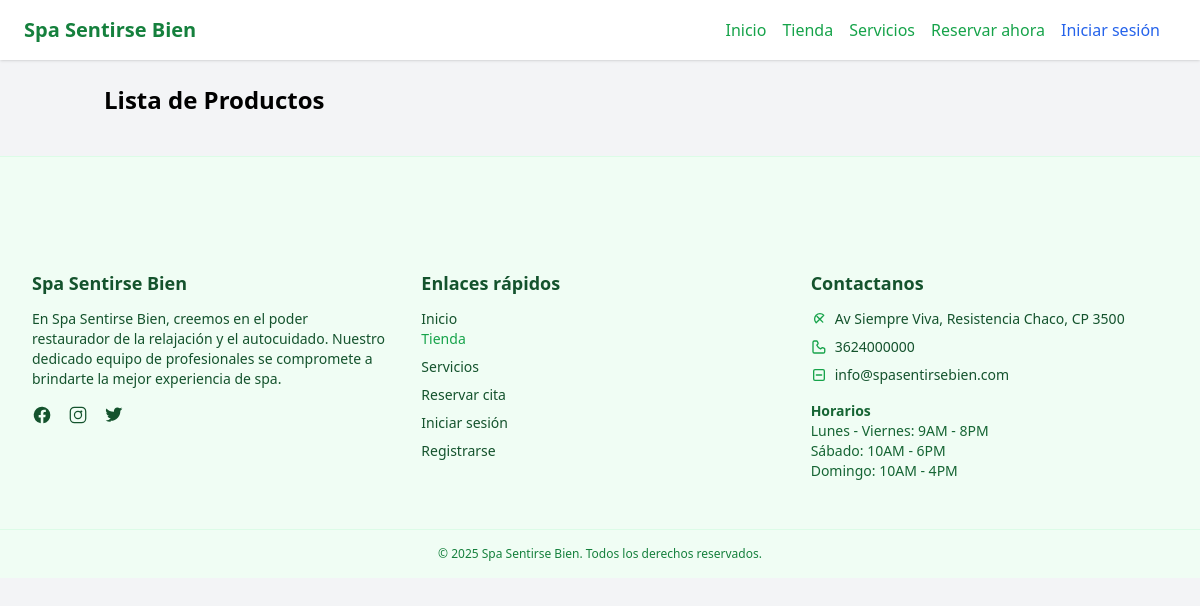
/store/, run on an earlier commit of the app's database.
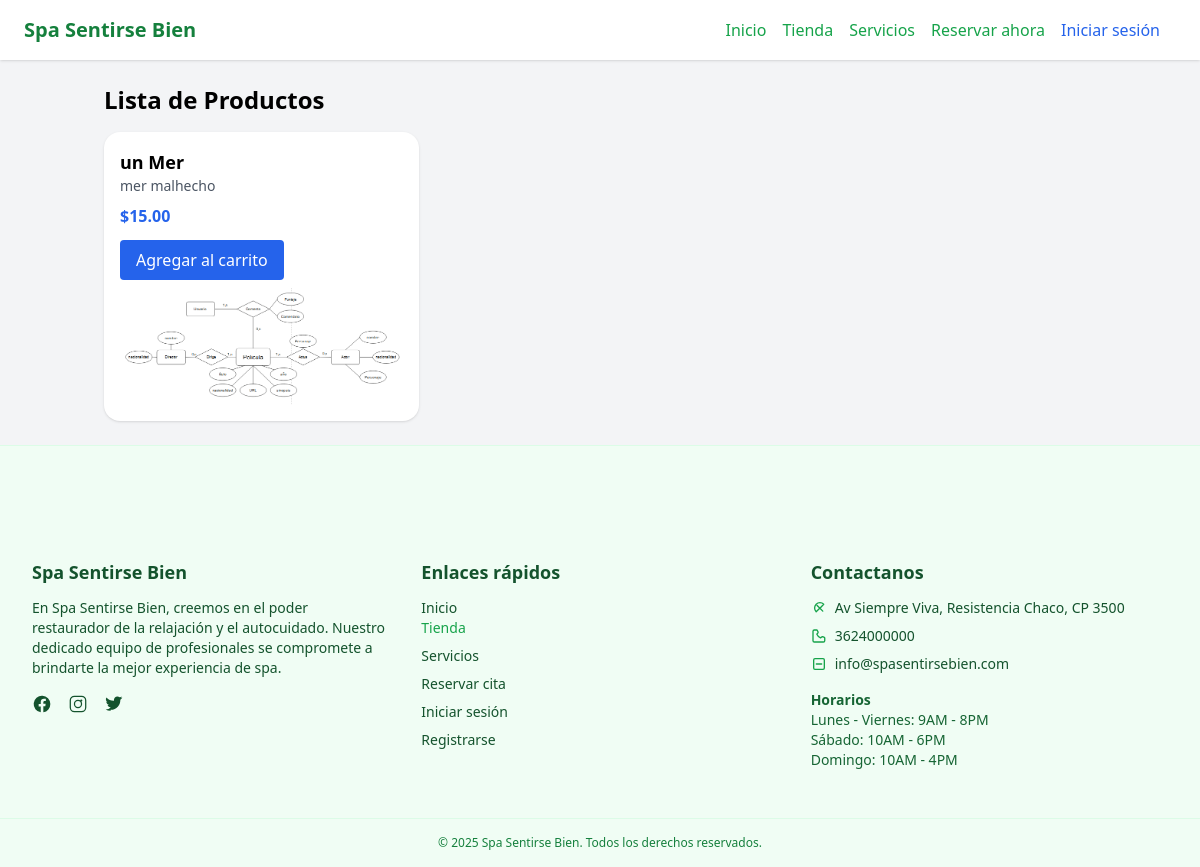
And on a later commit of the database.
### store/models.py (models this page shows, shortened)
class Product(models.Model):
    name = models.CharField(max_length=100)
    description = models.TextField()
    price = models.DecimalField(max_digits=8, decimal_places=2)
    image = models.ImageField(upload_to='products/', blank=True, null=True)

### store/views.py (the view)
# urls.py: path('', views.product_list, name='product_list'),
def product_list(request):
    products = Product.objects.all()
    return render(request, 'store/product_list.html', {'products': products})

### store/templates/store/product_list.html (shortened to what this page needs)
{% extends "base.html" %}
{% load static %}
{% block content %}
<div class="container mx-auto px-4 py-6">
    <h1 class="text-2xl font-bold mb-4">Lista de Productos</h1>
    <div class="grid grid-cols-1 sm:grid-cols-2 md:grid-cols-3 gap-6">
        {% for product in products %}
        <div class="bg-white rounded-2xl shadow p-4">
            <h2 class="text-lg font-semibold">{{ product.name }}</h2>
            <p class="text-sm text-gray-600">{{ product.description }}</p>
            <p class="text-blue-600 font-bold mt-2">${{ product.price }}</p>
            <form action="{% url 'agregar_producto' product.id %}" method="POST" class="mt-3">
                <button type="submit" class="bg-blue-600 text-white px-4 py-2 rounded">Agregar al carrito</button>
            </form>
            {% if product.image %}
                <img src="{{ product.image.url }}" alt="{{ product.name }}" class="w-full h-auto mt-2 rounded">
            {% endif %}
        </div>
        {% endfor %}
    </div>
</div>
{% endblock %}

### users/templates/base.html (shortened to what this page needs)
<!DOCTYPE html>
<html lang="es">
  <head>
    <script src="https://cdn.tailwindcss.com"></script>
    <link
      rel="stylesheet"
      href="https://cdn.jsdelivr.net/npm/swiper@11/swiper-bundle.min.css"
    />
  </head>
  <body class="bg-gray-100 min-h-screen">
    <nav class="bg-white shadow px-6 py-4 flex justify-between items-center">
      <div class="text-xl font-bold text-green-700">
        <a href="/">Spa Sentirse Bien</a>
      </div>
      <div class="flex">
        <a href="{% url 'home' %}" class="text-green-600 hover:underline mr-4"
          >Inicio</a
        >
        <a
          href="{% url 'product_list' %}"
          class="text-green-600 hover:underline mr-4"
          >Tienda</a
        >
        <a
          href="{% url 'service' %}"
          class="text-green-600 hover:underline mr-4"
          >Servicios</a
        >
        <a href="#" class="text-green-600 hover:underline mr-4"
          >Reservar ahora</a
        >
        {% if user.is_authenticated %}
        <a
          href="{% url 'ver_carrito' %}"
          href="#"
          class="text-green-600 hover:underline mr-4"
          >Carrito</a
        >
        <a href="#" class="text-green-600 hover:underline mr-4">Mis citas</a>
        <form method="POST" action="{% url 'logout' %}">
          {% csrf_token %}
          <button type="submit" class="text-red-600 hover:underline">
            Cerrar sesión
          </button>
        </form>
        <span class="ml-4">Hola, {{ user.username }}</span>
        {% else %}
        <a href="{% url 'login' %}" class="text-blue-600 hover:underline mr-4"
          >Iniciar sesión</a
        >
        {% endif %}
      </div>
    </nav>
    <main class="">{% block content %}{% endblock %}</main>
    <footer class="bg-green-50 text-green-900 pt-16 border-t border-green-100">
      <div
        class="max-w-7xl mx-auto px-4 sm:px-6 lg:px-8 py-12 grid grid-cols-1 md:grid-cols-3 gap-8"
      >
        <div>
          <h3 class="text-lg font-semibold mb-3">Spa Sentirse Bien</h3>
          <p class="text-sm mb-4">
            En Spa Sentirse Bien, creemos en el poder restaurador de la
            relajación y el autocuidado. Nuestro dedicado equipo de
            profesionales se compromete a brindarte la mejor experiencia de spa.
          </p>
          <div class="flex space-x-4">
            <a href="#" aria-label="Facebook" class="hover:text-green-600">
              <svg class="w-5 h-5" fill="currentColor" viewBox="0 0 24 24">
                <path
                  d="M22 12a10 10 0 10-11.5 9.95v-7.05H8v-2.9h2.5V9.5c0-2.5 1.5-3.9 3.8-3.9 1.1 0 2.3.2 2.3.2v2.5h-1.3c-1.3 0-1.7.8-1.7 1.6v1.9h2.8l-.4 2.9h-2.4V22A10 10 0 0022 12z"
                />
              </svg>
            </a>
            <a href="#" aria-label="Instagram" class="hover:text-green-600">
            </a>
            <a href="#" aria-label="Twitter" class="hover:text-green-600">
            </a>
          </div>
        </div>
        <div>
          <h3 class="text-lg font-semibold mb-3">Enlaces rápidos</h3>
          <ul class="space-y-2 text-sm">
            <li>
              <a href="{% url 'home' %}" class="hover:underline">Inicio</a>
            </li>
            <a
              href="{% url 'product_list' %}"
              href="#"
              class="text-green-600 hover:underline mr-4"
              >Tienda</a
            >
            <li><a href="#" class="hover:underline">Servicios</a></li>
            <li><a href="#" class="hover:underline">Reservar cita</a></li>
            <li>
              <a href="{% url 'login' %}" class="hover:underline"
                >Iniciar sesión</a
              >
            </li>
            <li>
              <a href="{% url 'registro' %}" class="hover:underline"
                >Registrarse</a
              >
            </li>
          </ul>
        </div>
        <div>
          <h3 class="text-lg font-semibold mb-3">Contactanos</h3>
          <ul class="space-y-2 text-sm">
            <li class="flex items-center gap-2">
              <svg
                class="w-4 h-4 text-green-600"
                fill="none"
                stroke="currentColor"
                stroke-width="2"
                viewBox="0 0 24 24"
              >
                <path
                  stroke-linecap="round"
                  stroke-linejoin="round"
                  d="M17.657 16.657L13.414 12.414m0 0L9.172 8.172m4.242 4.242L19.07 6.343a8 8 0 10-11.314 11.314l4.95-4.95z"
                />
              </svg>
              Av Siempre Viva, Resistencia Chaco, CP 3500
            </li>
            <li class="flex items-center gap-2">
              3624000000
            </li>
            <li class="flex items-center gap-2">
              <svg
                class="w-4 h-4 text-green-600"
                fill="none"
                stroke="currentColor"
                stroke-width="2"
                viewBox="0 0 24 24"
              >
                <path
                  stroke-linecap="round"
                  stroke-linejoin="round"
                  d="M16 12H8m8 0H8m8 0H8m-2 8h12a2 2 0 002-2V6a2 2 0 00-2-2H6a2 2 0 00-2 2v12a2 2 0 002 2z"
                />
              </svg>
              info@spasentirsebien.com
            </li>
          </ul>
          <div class="mt-4 text-sm text-green-800">
            <p><strong>Horarios</strong></p>
            <p>Lunes - Viernes: 9AM - 8PM</p>
            <p>Sábado: 10AM - 6PM</p>
            <p>Domingo: 10AM - 4PM</p>
          </div>
        </div>
      </div>
      <div
        class="border-t border-green-100 text-center py-4 text-xs text-green-700"
      >
        © 2025 Spa Sentirse Bien. Todos los derechos reservados.
      </div>
    </footer>
  </body>
</html>

What changed in the data, as far as the page shows it:
added Product: name "un Mer", description "mer malhecho", price "15.00", image (picture)
